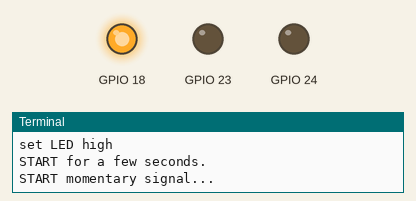
Recording of a program running on a simulated Raspberry Pi (BCM pin numbers). Shown: output pins drawn as LEDs (lit = HIGH), the last lines printed to the terminal. The clock reads 2024-03-15 10:24:30 at power-on unless the program sets it. At 2.7 s the program stops and its outputs stay as they are.

Above: at 0.2 s.
At 2.8 s:
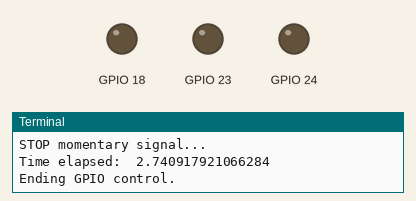
Timing chart, 0 to 4.2 s (numbered marks = the images above):
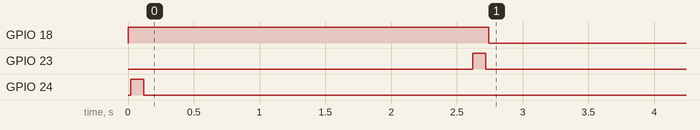

The program:

test-cuefeed.py
```python
# Use this code to help test if the paper feeder is set up correctly.
# Hardware setup info here: https://github.com/votingworks/testing-autopaperfeeder

import RPi.GPIO as GPIO
import time
import sys

print("Running test-cuefeed.py...")

# Set up output signal
GPIO.setmode(GPIO.BCM)
GPIO.setup(18,GPIO.OUT) #LED
GPIO.setup(23,GPIO.OUT) #STOP
GPIO.setup(24,GPIO.OUT) #START

try:
    print("set LED high")
    GPIO.output(18, GPIO.HIGH)
    start = time.time()
    time.sleep(0.02)

    print("START for a few seconds.")
    print("START momentary signal...")
    timeSignal = 0.1
    timeRunning = 2.5
    GPIO.output(24, GPIO.HIGH)
    time.sleep(timeSignal)
    GPIO.output(24, GPIO.LOW)
    time.sleep(timeRunning)
    print("STOP momentary signal...")
    GPIO.output(23, GPIO.HIGH)
    time.sleep(timeSignal)
    GPIO.output(23, GPIO.LOW)
    time.sleep(0.02)

    end = time.time()
    print("Time elapsed: ", end - start)

except KeyboardInterrupt: # If CTRL+C is pressed, exit cleanly:
    print("Keyboard interrupt")

except:
    print("error!")

finally:
    print("Ending GPIO control.")
    GPIO.cleanup() # change all GPIO to input mode.
```

Measured:
- by itself, GPIO 18: LOW → HIGH at 0.00 s, → LOW 2.7 s later
- by itself, GPIO 23: LOW → HIGH at 2.6 s, → LOW 0.10 s later
- by itself, GPIO 24: LOW → HIGH at 0.02 s, → LOW 0.10 s later
